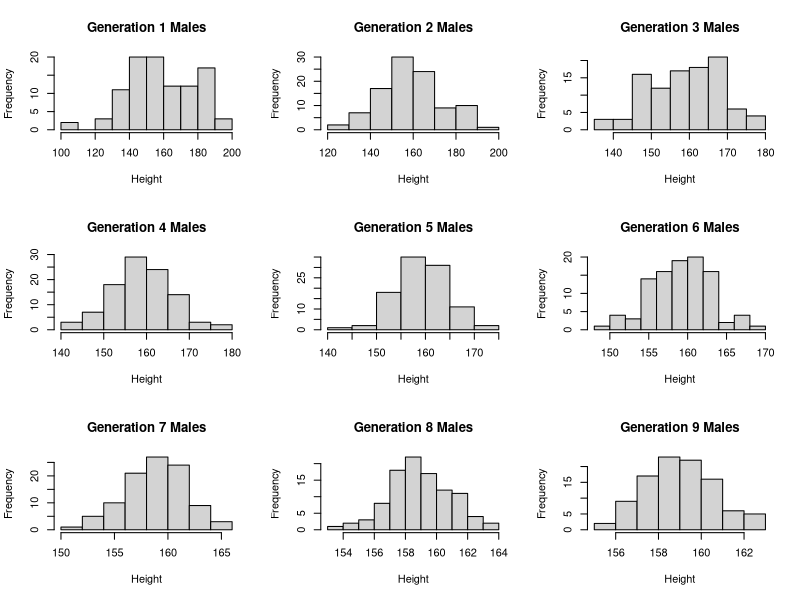
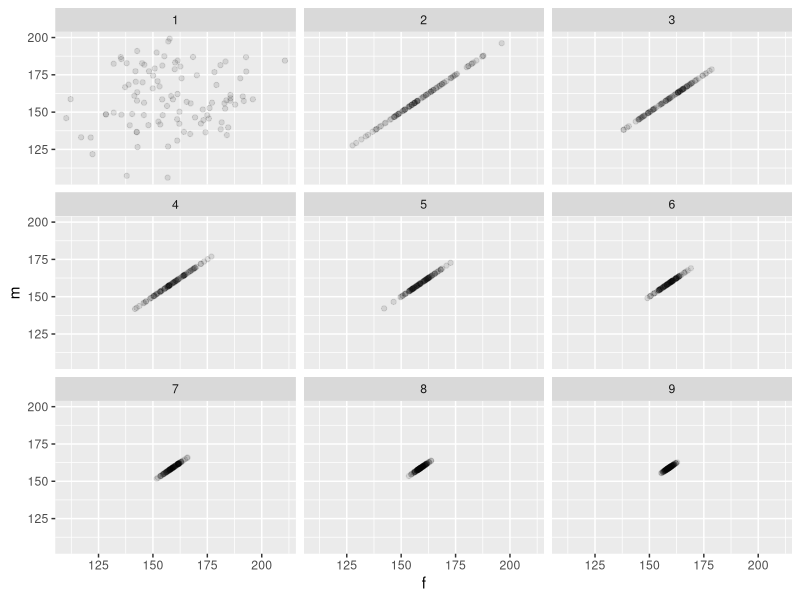
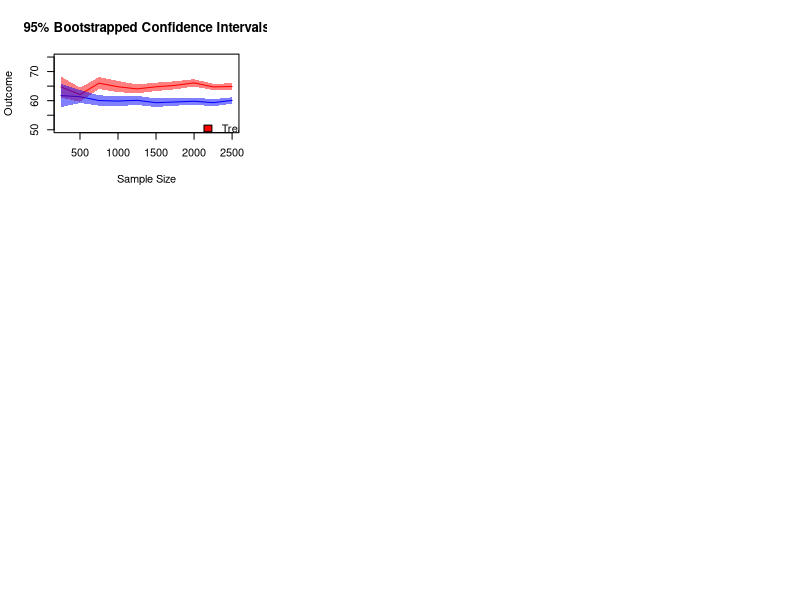
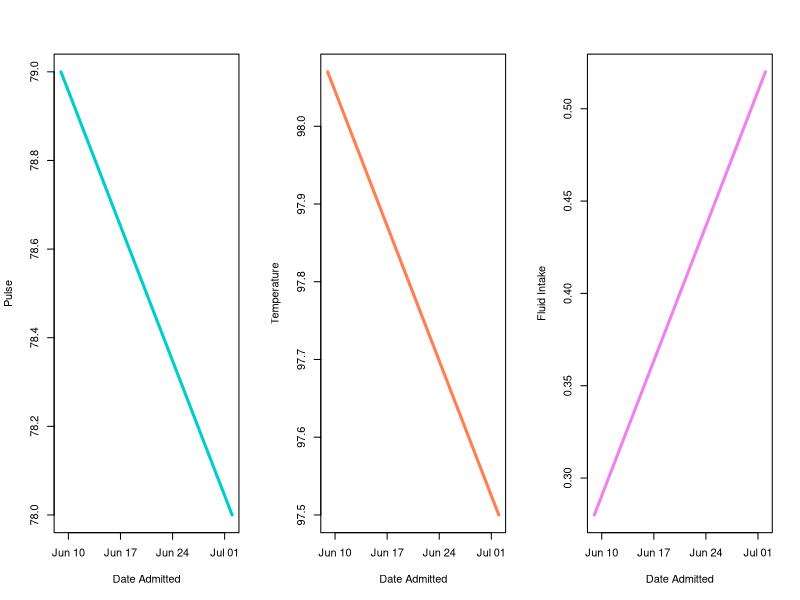

The R source for these figures, in order:
## ---- chunk 1
pop <- data.frame(m = rnorm(100, 160, 20), f = rnorm(100, 160, 20))
## ---- chunk 2
next_gen <- function(pop) {
    pop$m <- sample(pop$m)
    pop$m <- rowMeans(pop)
    pop$f <- pop$m
    pop
}
## ---- chunk 3
par(mfrow=c(3,3))
gen.1 <- pop
hist(gen.1$m,main="Generation 1 Males",xlab="Height")
gen.2 <- next_gen(gen.1)
hist(gen.2$m,main="Generation 2 Males",xlab="Height")
gen.3 <- next_gen(gen.2)
hist(gen.3$m,main="Generation 3 Males",xlab="Height")
gen.4 <- next_gen(gen.3)
hist(gen.4$m,main="Generation 4 Males",xlab="Height")
gen.5 <- next_gen(gen.4)
hist(gen.5$m,main="Generation 5 Males",xlab="Height")
gen.6 <- next_gen(gen.5)
hist(gen.6$m,main="Generation 6 Males",xlab="Height")
gen.7 <- next_gen(gen.6)
hist(gen.7$m,main="Generation 7 Males",xlab="Height")
gen.8 <- next_gen(gen.7)
hist(gen.8$m,main="Generation 8 Males",xlab="Height")
gen.9 <- next_gen(gen.8)
hist(gen.9$m,main="Generation 9 Males",xlab="Height")
## ---- chunk 4
library(ggplot2)
gen.males <- data.frame(rbind(gen.1,gen.2,gen.3,gen.4,gen.5,gen.6,gen.7,gen.8,gen.9))
gen.males <- cbind(id=c(rep(1,nrow(gen.1)),rep(2,nrow(gen.2)),rep(3,nrow(gen.3)),rep(4,nrow(gen.4)),
                        rep(5,nrow(gen.5)),rep(6,nrow(gen.6)),rep(7,nrow(gen.7)),rep(8,nrow(gen.8)),
                        rep(9,nrow(gen.9))),gen.males) #add column with generation id
ggplot(data=gen.males) + geom_point(mapping=aes(x=f,y=m),alpha=1/10) + facet_wrap(~id)
## ---- chunk 5
set.seed(19875) #thanks to Josh for helping me find a seed that overlapped 
run.experiment <- function(sample.size)
{
  treatment <- sample(x = seq(0,1),size = sample.size, replace=TRUE)
  outcome <- rnorm(sample.size, 60,20)
  study.design <- data.frame(cbind(treatment,outcome))
  study.design[study.design[,1]==1,2] <- study.design[study.design[,1]==1,2]+5
  return(study.design)
}

create.bootstrap <- function(sample.size, simulations=1000, group)
{
  group.means <- vector()
  ids <- seq(1,sample.size)
  gen.data <- run.experiment(sample.size)
  gen.data <- cbind(ids,gen.data)
  for (i in 1:simulations)
  {
    #resample from the data
    resample.data <- gen.data[sample(x=ids,size=sample.size,replace=TRUE),]
    #take mean of bootstrap
    group.means[i] <-  mean(subset(resample.data,treatment==group)$outcome) 
  }
  return(data.frame(cbind(treatment=group,sample.size=sample.size,mean=mean(group.means),
                          lower.bound=quantile(group.means,0.025),
                          upper.bound=quantile(group.means,0.975))))
}
## ---- chunk 6
sample.sizes <- seq(from=250,to=2500,by=250)
bootstraps.treatment <- sapply(sample.sizes,create.bootstrap,1000,1)
bootstraps.treatment <- data.frame(t(bootstraps.treatment))
bootstraps.control <- sapply(sample.sizes,create.bootstrap,1000,0)
bootstraps.control <- data.frame(t(bootstraps.control))
bootstraps <- rbind(bootstraps.treatment,bootstraps.control)
## ---- chunk 7
#all credit to Cole for this function
makeTransparent = function(..., alpha=0.5) {
  if(alpha<0 | alpha>1) stop("alpha must be between 0 and 1")
  alpha = floor(255*alpha)  
  newColor = col2rgb(col=unlist(list(...)), alpha=FALSE)
  .makeTransparent = function(col, alpha) {
    rgb(red=col[1], green=col[2], blue=col[3], alpha=alpha, maxColorValue=255)
  }
  newColor = apply(newColor, 2, .makeTransparent, alpha=alpha)
  return(newColor)
}

plot(bootstraps.treatment$sample.size,bootstraps.treatment$mean,type="l",col="red",ylim=c(50,75),
     xlab="Sample Size", ylab="Outcome", main="95% Bootstrapped Confidence Intervals")
lines(bootstraps.control$sample.size,bootstraps.control$mean,type="l",col="blue")
polygon(x=c(seq(250, 2500, by=250),rev(seq(250, 2500, by=250))),
        y=c(bootstraps.treatment$upper.bound,rev(bootstraps.treatment$lower.bound)), border=NA,   
        col=makeTransparent("red",alpha=0.5))
polygon(x=c(seq(250, 2500, by=250),rev(seq(250, 2500, by=250))),
        y=c(bootstraps.control$upper.bound,rev(bootstraps.control$lower.bound)), border=NA,   
        col=makeTransparent("blue",alpha=0.5))
legend(x = 2000, y = 55, legend = c("Treatment","Control"), fill = c("red","blue"), bty = "n")
## ---- chunk 8
makePatient <- function() {
  vowel <- grep("[aeiou]", letters)
  cons <- grep("[^aeiou]", letters)
  name <- paste(sample(LETTERS[cons], 1), sample(letters[vowel], 1), sample(letters[cons], 1), sep='')
  gender <- factor(sample(0:1, 1), levels=0:1, labels=c('female','male'))
  dob <- as.Date(sample(7500, 1), origin="1970-01-01")
  n <- sample(6, 1)
  doa <- as.Date(sample(1500, n), origin="2010-01-01")
  pulse <- round(rnorm(n, 80, 10))
  temp <- round(rnorm(n, 98.4, 0.3), 2)
  fluid <- round(runif(n), 2)
  list(name=name, gender=gender, date_of_birth=dob, date_of_admission=doa, pulse=pulse, temperature=temp, fluid_intake=fluid)
}
## ---- chunk 9
set.seed(8)
john.doe <- makePatient() #create a patient
class(john.doe)
class(john.doe) <- "medicalRecord" #set class to medicalRecord
john.doe
class(john.doe) #tada!
## ---- chunk 10
mean.medicalRecord <- function(patient)
{
  cat(sprintf("name: %s\navg pulse: %s\navg temperature: %s\navg fluid intake: %s \n", 
              patient$name, round(mean(unlist(patient$pulse)),2), round(mean(unlist(patient$temperature)),2), round(mean(unlist(patient$fluid_intake)),2), "\n"))
}
mean(john.doe)

print.medicalRecord <- function(patient)
{
  cat(sprintf("name: %s\ngender: %s\ndate of birth: %s\nmeasurements: \n", patient$name, patient$gender, patient$date_of_birth, "\n"))  
  measurements <- data.frame(date_of_admission=patient$date_of_admission,pulse=patient$pulse,temperature=patient$temperature,fluid_intake=patient$fluid_intake)
  measurements <- measurements[order(measurements$date_of_admission),] #order by date admitted
  print(measurements)
}

print(john.doe)

get.measurements <- function(patient)
{
  measurements <- data.frame(date_of_admission=patient$date_of_admission,pulse=patient$pulse,temperature=patient$temperature,fluid_intake=patient$fluid_intake)
  measurements <- measurements[order(measurements$date_of_admission),] #order by date admitted
  return(measurements)
}

plot.medicalRecord <- function(patient)
{
  par(mfrow=c(1,3))
  patient <- get.measurements(patient)
  plot(patient$date_of_admission, patient$pulse, lwd=3, type="l", xlab="Date Admitted", ylab="Pulse", col="cyan3")
  plot(patient$date_of_admission, patient$temperature, lwd=3, type="l", xlab="Date Admitted", ylab="Temperature", col="coral")
  plot(patient$date_of_admission, patient$fluid_intake, lwd=3, type="l", xlab="Date Admitted", ylab="Fluid Intake", col="violet")
}

plot(john.doe)
## ---- chunk 11
set.seed(8)

makeCohort <- function(cohort.size)
{
  cohort <- vector("list",cohort.size)
  for (i in 1:cohort.size)
  {
    newPatient <- makePatient() #generate new patient
    class(newPatient) <- c("medicalRecord") 
    cohort[[i]] <- newPatient
  }
  class(cohort) <- c("cohort","medicalRecord")
  return(cohort)
}

mycohort <- makeCohort(10) #create a cohort of ten patients

print.cohort <- function(cohort)
{
  for (i in 1:length(cohort))
  {
    print.medicalRecord(cohort[[i]])
  }
}

print(mycohort)

mean.cohort <- function(cohort)
{
  for (i in 1:length(cohort))
  {
    mean.medicalRecord(cohort[[i]])
  }  
}

mean(mycohort)
